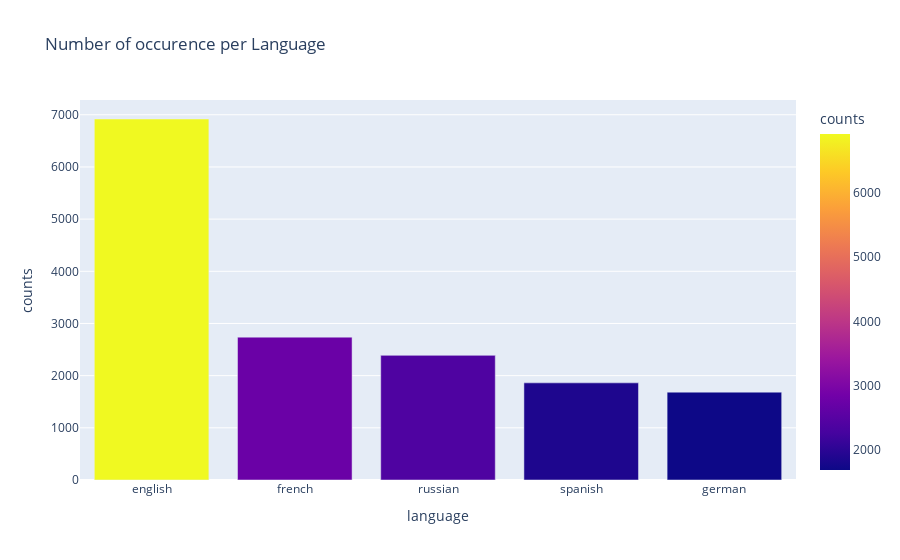

The cell this chart's notebook holds for it:
### Code cell
show_distribution(combined_files, 'language', 'Number of occurence per Language')

### Figure 1 — Plotly figure (JSON) as saved in the notebook; plotly's stock layout.template omitted (floating-point values rounded to 4 significant figures)
{"data": [{"alignmentgroup": "True", "hovertemplate": "language=%{x}<br>counts=%{marker.color}<extra></extra>", "legendgroup": "", "marker": {"color": [6919, 2738, 2389, 1862, 1684], "coloraxis": "coloraxis", "pattern": {"shape": ""}}, "name": "", "offsetgroup": "", "orientation": "v", "showlegend": false, "textposition": "auto", "type": "bar", "x": ["english", "french", "russian", "spanish", "german"], "xaxis": "x", "y": [6919, 2738, 2389, 1862, 1684], "yaxis": "y"}], "layout": {"barmode": "relative", "coloraxis": {"colorbar": {"title": {"text": "counts"}}, "colorscale": [[0, "#0d0887"], [0.1111, "#46039f"], [0.2222, "#7201a8"], [0.3333, "#9c179e"], [0.4444, "#bd3786"], [0.5556, "#d8576b"], [0.6667, "#ed7953"], [0.7778, "#fb9f3a"], [0.8889, "#fdca26"], [1, "#f0f921"]]}, "legend": {"tracegroupgap": 0}, "title": {"text": "Number of occurence per Language"}, "xaxis": {"anchor": "y", "domain": [0, 1], "title": {"text": "language"}}, "yaxis": {"anchor": "x", "domain": [0, 1], "title": {"text": "counts"}}}}
